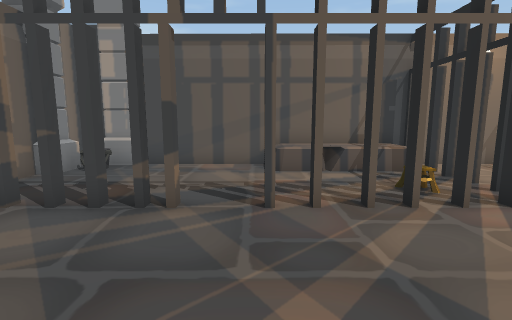
[1] (above)

16 first-person views from a walk through a scene from a Unity 3-D project. The camera is 1.5 m above the floor, tilts 8° down and sees 85° across. The floor is counted in squares, 1 m on a side. Each view is taken from the middle of a square. On the plan, view 1 faces up. The plan holds only what a view shows up to about 14 squares ahead; the rest is blank. The player is left out. Some surface patterns are stand-ins.

[2]
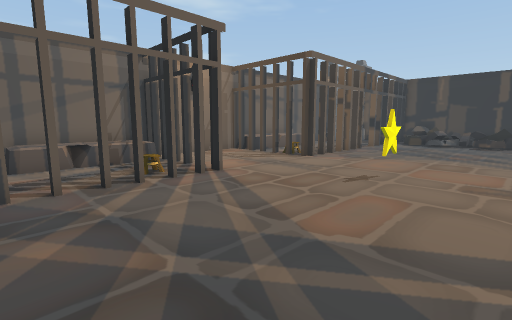

[3]
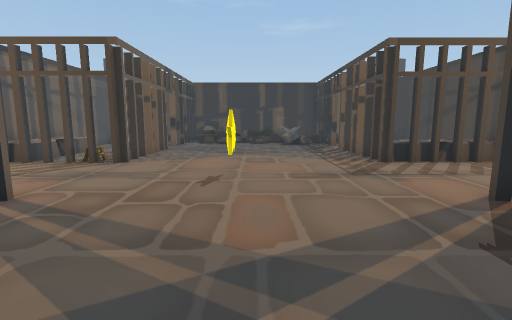

[4]
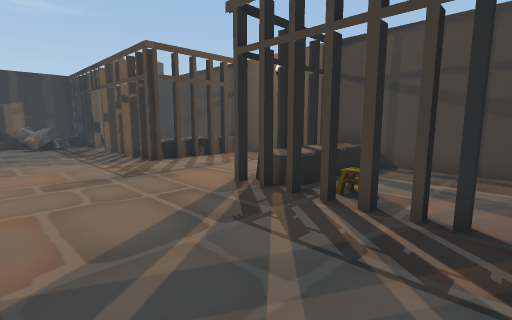

[5]
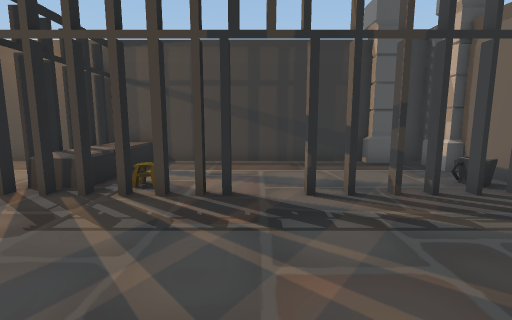

[6]
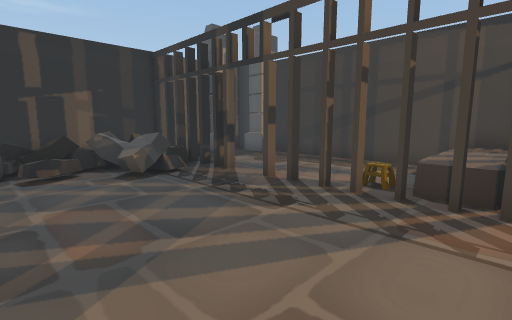

[7]
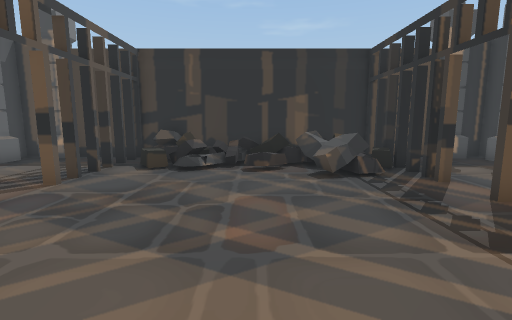

[8]
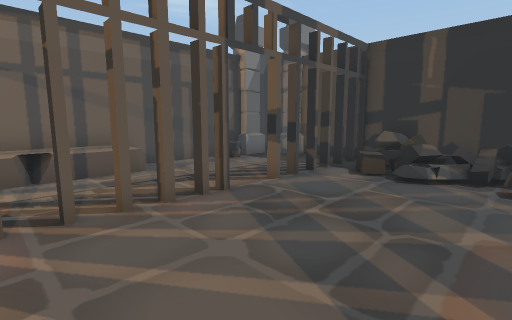

[9]
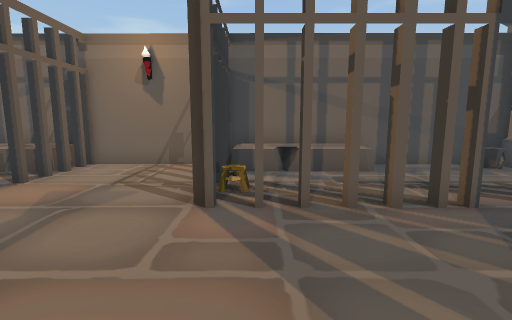

[10]
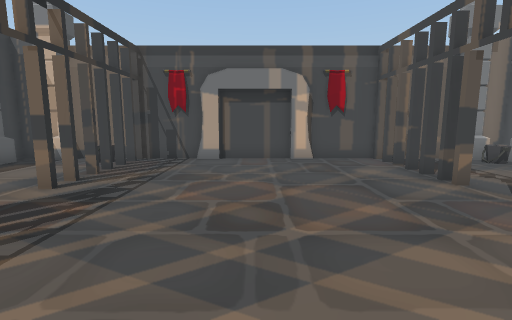

[11]
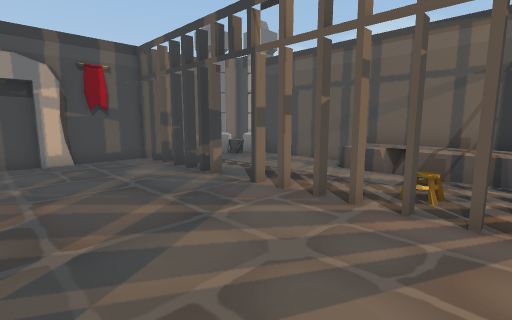

[12]
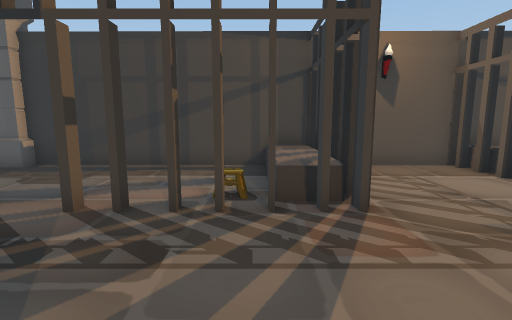

[13]
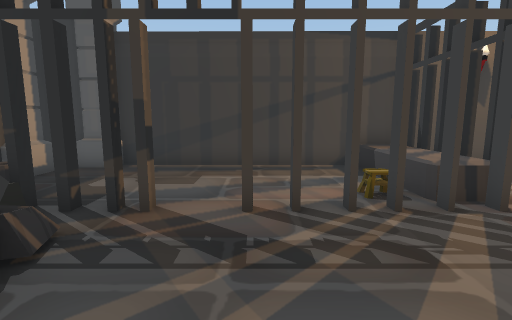

[14]
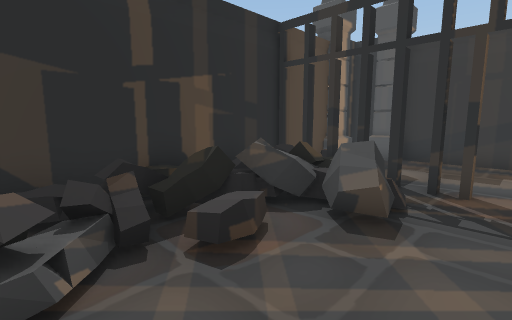

[15]
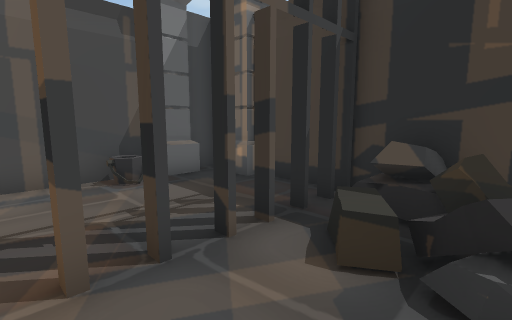

[16]
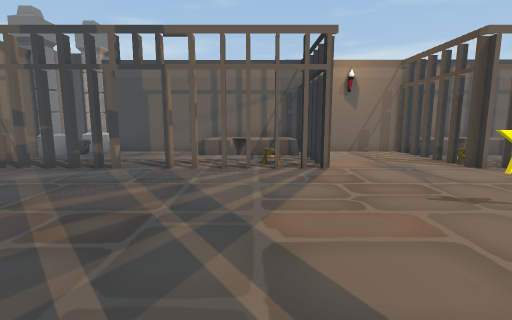

### Floor plan
Key: @ floor where view 1 was taken; # wall or solid block; x gap in a wall; . floor; = window, fence, low wall or low ledge; P pillar; B bucket; O other object.
Columns run from 7 left of view 1 to 22 right of it. Each row starts with its distance up from view 1.
 11    P
 10  PP##########################P
  9  PB.....OOOO#....#OOOO...=BPPP
  8 PPB.....OOOO#....#OOOO......PP
  7  #...........................#
  6  #...........................#
  5  #.x.#.#....#....#....#.#..###
  4  #.........................OO#
  3  #........................OOO#
  2  #........................OO=#
  1  #.........................OO#
  0  #.....@...................OO#
 -1  #........................OOO#
 -2  #.......................OOO.#
 -3  #.......................OOOO#
 -4  #........................OO #
 -5  ##...#.#..O#....###x.#.#.####
 -6  #B........OO....#OO.......BB#
 -7  #.........OO....#OO........P#
 -8 PP.........OO....#OO........PP
 -9  PPP######.OO....#OO.......PPP
-10          ##  ###############

Positions as (right, up) in squares from view 1, and headings:
1: (0, 0), facing up
2: (0, -2), facing up-right
3: (0, 0), facing right
4: (0, 0), facing down-right
5: (0, 1), facing down
6: (10, 1), facing down-right
7: (10, 0), facing right
8: (11, 0), facing up-right
9: (11, 0), facing up
10: (5, 0), facing left
11: (5, 0), facing up-left
12: (12, 0), facing down
13: (15, 0), facing down
14: (16, 2), facing down-right
15: (16, 2), facing up-right
16: (3, -4), facing up
